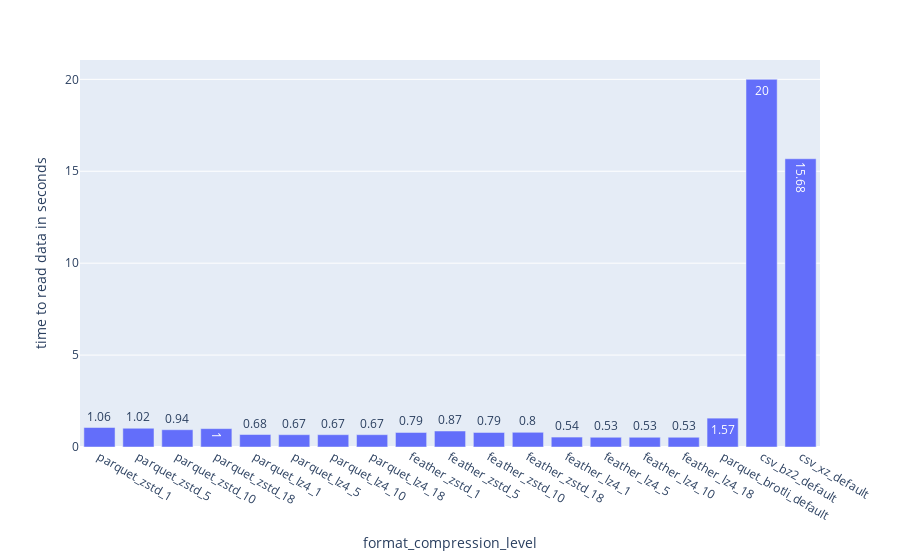

Notebook code cell kept with this figure:
### Code cell
fig = px.bar(df_interesting_levels, x="method_compression_with_level", y="read_time", text_auto=True,
             labels={"read_time": "time to read data in seconds",
                     "method_compression_with_level": "format_compression_level"},)
fig.show()
fig.write_image("./plots/pandas_ff_bar_read_time_feather.svg")

### Figure 1 — Plotly figure (JSON) as saved in the notebook; plotly's stock layout.template omitted (floating-point values rounded to 4 significant figures)
{"data": [{"alignmentgroup": "True", "hovertemplate": "format_compression_level=%{x}<br>time to read data in seconds=%{y}<extra></extra>", "legendgroup": "", "marker": {"color": "#636efa", "pattern": {"shape": ""}}, "name": "", "offsetgroup": "", "orientation": "v", "showlegend": false, "textposition": "auto", "texttemplate": "%{y}", "type": "bar", "x": ["parquet_zstd_1", "parquet_zstd_5", "parquet_zstd_10", "parquet_zstd_18", "parquet_lz4_1", "parquet_lz4_5", "parquet_lz4_10", "parquet_lz4_18", "feather_zstd_1", "feather_zstd_5", "feather_zstd_10", "feather_zstd_18", "feather_lz4_1", "feather_lz4_5", "feather_lz4_10", "feather_lz4_18", "parquet_brotli_default", "csv_bz2_default", "csv_xz_default"], "xaxis": "x", "y": [1.06, 1.02, 0.94, 1, 0.68, 0.67, 0.67, 0.67, 0.79, 0.87, 0.79, 0.8, 0.54, 0.53, 0.53, 0.53, 1.57, 20, 15.68], "yaxis": "y"}], "layout": {"barmode": "relative", "legend": {"tracegroupgap": 0}, "margin": {"t": 60}, "xaxis": {"anchor": "y", "domain": [0, 1], "title": {"text": "format_compression_level"}}, "yaxis": {"anchor": "x", "domain": [0, 1], "title": {"text": "time to read data in seconds"}}}}
